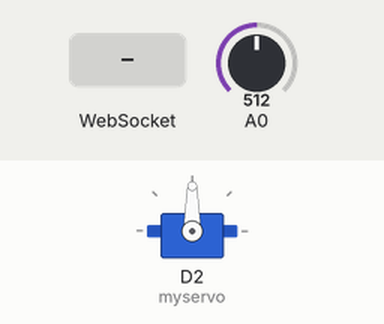
Recording of a sketch running on a simulated ESP8266 (NodeMCU). Shown: servo. Inputs (shaded band) come from the test bench; at power-on: A0 = 512. WiFi joins after 1.5 s; servers stay silent unless stated; storage starts empty; what the sketch prints to the serial monitor is not drawn.

Above: at 3.7 s.
3.8 s: WebSocket text "255" received
At 4.4 s:
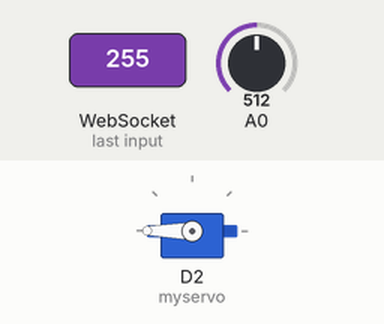
5.3 s: WebSocket text "5" received
At 5.6 s:
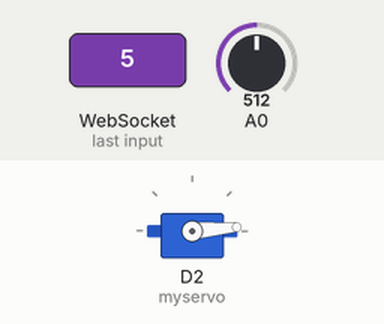
6.8 s: WebSocket text "90" received
At 7.9 s:
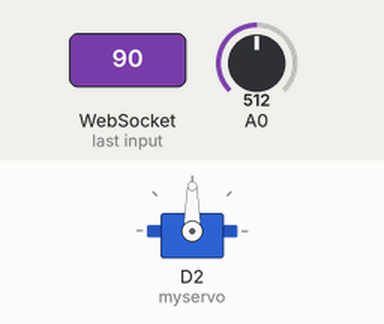
8.3 s: WebSocket text "200" received
At 9.0 s:
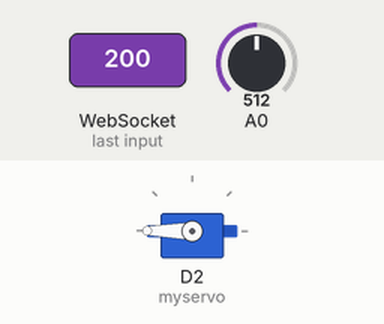
Timing chart, 0 to 10.8 s (numbered marks = the images above; inputs shaded):
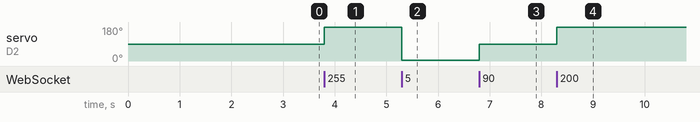

Measured:
- after the input at 3.8 s, servo on D2 (myservo): 90° → 180° at once
- after the input at 5.3 s, servo on D2 (myservo): 180° → 5° at once
- after the input at 6.8 s, servo on D2 (myservo): 5° → 90° at once
- after the input at 8.3 s, servo on D2 (myservo): 90° → 180° at once

The sketch:

ESP8266WebSocketsDemo.ino
```cpp
#include <ESP8266WiFi.h>
#include <WiFiClient.h>
#include <ESP8266WebServer.h>
#include <WebSocketsServer.h>
#include <Hash.h>
#include <FS.h>
#include <Servo.h>

// Update to contain your network information :)
const char *ssid = "Your Network Name";
const char *password = "Your Network Password";

// A few variables which we'll need throughout the program
int16_t thisRead = 0; // The current pot value
int16_t lastRead = 0; // The last pot value (this is used to prevent sending duplicate values)
uint8_t counter = 0;  // Used to limit how often we send pot updates via websockets

// Initialise websockets, web server and servo
WebSocketsServer webSocket = WebSocketsServer(81);
ESP8266WebServer server(80);
Servo myservo;

void setup(void){
  // Wait a second before we jump into starting everything
  delay(1000);

  Serial.begin(115200);
  Serial.println();
  Serial.print("Configuring wifi...");

  // If you'd like to use the ESP as a wifi access point instead of a client,
  // comment out everything between HERE...

  WiFi.begin(ssid, password);
  while (WiFi.status() != WL_CONNECTED) {
    delay(500);
    Serial.print(".");
  }
  IPAddress myIP = WiFi.localIP();

  // AND HERE... Then uncomment these 2 lines:
  // WiFi.softAP(ssid);
  // IPAddress myIP = WiFi.softAPIP();

  // Print out the IP address
  Serial.print("IP address: ");
  Serial.println(myIP);

  // Configure our servo
  myservo.attach(D2);

  // Begin access to our file system (which stores the HTML)
  SPIFFS.begin();

  // Start the websockets and link the events function (defined below, under the loop)
  webSocket.begin();
  webSocket.onEvent(webSocketEvent);

  // Configure web server to host HTML files
  server.onNotFound([](){
    if(!handleFileRead(server.uri()))
      server.send(404, "text/plain", "FileNotFound");
  });
  server.begin();
  Serial.println("HTTP server started");
}

void loop(void) {
  // Process any incoming HTTP or WebSockets requests
  webSocket.loop();
  server.handleClient();

  // Every 256 times we run the loop, read the pot and send out the value (if it's changed)
  counter++;
  if (counter == 255) {
    counter = 0; // Reset the counter

    // Read in the pot value and map it so that it is between 0 and 100
    thisRead = map(analogRead(A0), 900, 20, 0, 100);

    // If it is out of range, nudge it back into range
    if (thisRead > 100) thisRead = 100;
    if (thisRead < 0) thisRead = 0;

    // If what we read last time ISN'T what we read last time, send off the new value via WebSockets!
    if (thisRead != lastRead) {
      String message = String(thisRead);
      webSocket.broadcastTXT(message);
    }

    // Update the last read variable
    lastRead = thisRead;
  }

}

// A function to handle our incoming sockets messages
void webSocketEvent(uint8_t num, WStype_t type, uint8_t * payload, size_t lenght) {

  switch(type) {

    // Runs when a user disconnects
    case WStype_DISCONNECTED: {
      Serial.printf("User #%u - Disconnected!\n", num);
      break;
    }

    // Runs when a user connects
    case WStype_CONNECTED: {
      IPAddress ip = webSocket.remoteIP(num);
      Serial.printf("--- Connection. IP: %d.%d.%d.%d Namespace: %s UserID: %u\n", ip[0], ip[1], ip[2], ip[3], payload, num);

      // Send last pot value on connect
      String message = String(lastRead);
      webSocket.broadcastTXT(message);
      break;
    }

    // Runs when a user sends us a message
    case WStype_TEXT: {
      String incoming = "";
      for (int i = 0; i < lenght; i++) {
        incoming.concat((char)payload[i]);
      }
      uint8_t deg = incoming.toInt();
      myservo.write(deg);
      break;
    }

  }

}

// A function we use to get the content type for our HTTP responses
String getContentType(String filename){
  if(server.hasArg("download")) return "application/octet-stream";
  else if(filename.endsWith(".htm")) return "text/html";
  else if(filename.endsWith(".html")) return "text/html";
  else if(filename.endsWith(".css")) return "text/css";
  else if(filename.endsWith(".js")) return "application/javascript";
  else if(filename.endsWith(".png")) return "image/png";
  else if(filename.endsWith(".gif")) return "image/gif";
  else if(filename.endsWith(".jpg")) return "image/jpeg";
  else if(filename.endsWith(".ico")) return "image/x-icon";
  else if(filename.endsWith(".xml")) return "text/xml";
  else if(filename.endsWith(".pdf")) return "application/x-pdf";
  else if(filename.endsWith(".zip")) return "application/x-zip";
  else if(filename.endsWith(".gz")) return "application/x-gzip";
  return "text/plain";
}

// Takes a URL (for example /index.html) and looks up the file in our file system,
// Then sends it off via the HTTP server!
bool handleFileRead(String path){
  #ifdef DEBUG
    Serial.println("handleFileRead: " + path);
  #endif
  if(path.endsWith("/")) path += "index.html";
  if(SPIFFS.exists(path)){
    File file = SPIFFS.open(path, "r");
    size_t sent = server.streamFile(file, getContentType(path));
    file.close();
    return true;
  }
  return false;
}
```
